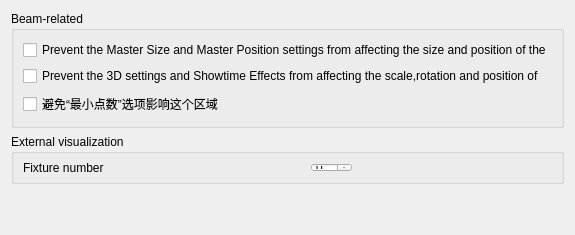
         <widget class="QWidget" name="tab_4">
          <attribute name="title">
           <string>Advanced</string>
          </attribute>
          <layout class="QVBoxLayout" name="verticalLayout_22">
           <item>
            <widget class="QGroupBox" name="groupBox_11">
             <property name="maximumSize">
              <size>
               <width>16777215</width>
               <height>200</height>
              </size>
             </property>
             <property name="title">
              <string>Beam-related</string>
             </property>
             <layout class="QVBoxLayout" name="verticalLayout_23">
              <item>
               <widget class="QCheckBox" name="checkBox_5">
                <property name="text">
                 <string>Prevent the Master Size and Master Position settings from affecting the size and position of the</string>
                </property>
               </widget>
              </item>
              <item>
               <widget class="QCheckBox" name="checkBox_6">
                <property name="text">
                 <string>Prevent the 3D settings and Showtime Effects from affecting the scale,rotation and position of</string>
                </property>
               </widget>
              </item>
              <item>
               <widget class="QCheckBox" name="checkBox_7">
                <property name="text">
                 <string>避免“最小点数”选项影响这个区域</string>
                </property>
               </widget>
              </item>
             </layout>
            </widget>
           </item>
           <item>
            <widget class="QGroupBox" name="groupBox_12">
             <property name="minimumSize">
              <size>
               <width>0</width>
               <height>50</height>
              </size>
             </property>
             <property name="maximumSize">
              <size>
               <width>16777215</width>
               <height>50</height>
              </size>
             </property>
             <property name="title">
              <string>External visualization</string>
             </property>
             <layout class="QHBoxLayout" name="horizontalLayout_26">
              <item>
               <widget class="QLabel" name="label_12">
                <property name="text">
                 <string>Fixture number</string>
                </property>
               </widget>
              </item>
              <item>
               <spacer name="horizontalSpacer_5">
                <property name="orientation">
                 <enum>Qt::Horizontal</enum>
                </property>
                <property name="sizeHint" stdset="0">
                 <size>
                  <width>40</width>
                  <height>20</height>
                 </size>
                </property>
               </spacer>
              </item>
              <item>
               <widget class="QSpinBox" name="spinBox_8"/>
              </item>
              <item>
               <spacer name="horizontalSpacer_4">
                <property name="orientation">
                 <enum>Qt::Horizontal</enum>
                </property>
                <property name="sizeHint" stdset="0">
                 <size>
                  <width>40</width>
                  <height>20</height>
                 </size>
                </property>
               </spacer>
              </item>
             </layout>
            </widget>
           </item>
           <item>
            <spacer name="verticalSpacer_3">
             <property name="orientation">
              <enum>Qt::Vertical</enum>
             </property>
             <property name="sizeHint" stdset="0">
              <size>
               <width>20</width>
               <height>40</height>
              </size>
             </property>
            </spacer>
           </item>
          </layout>
         </widget>
